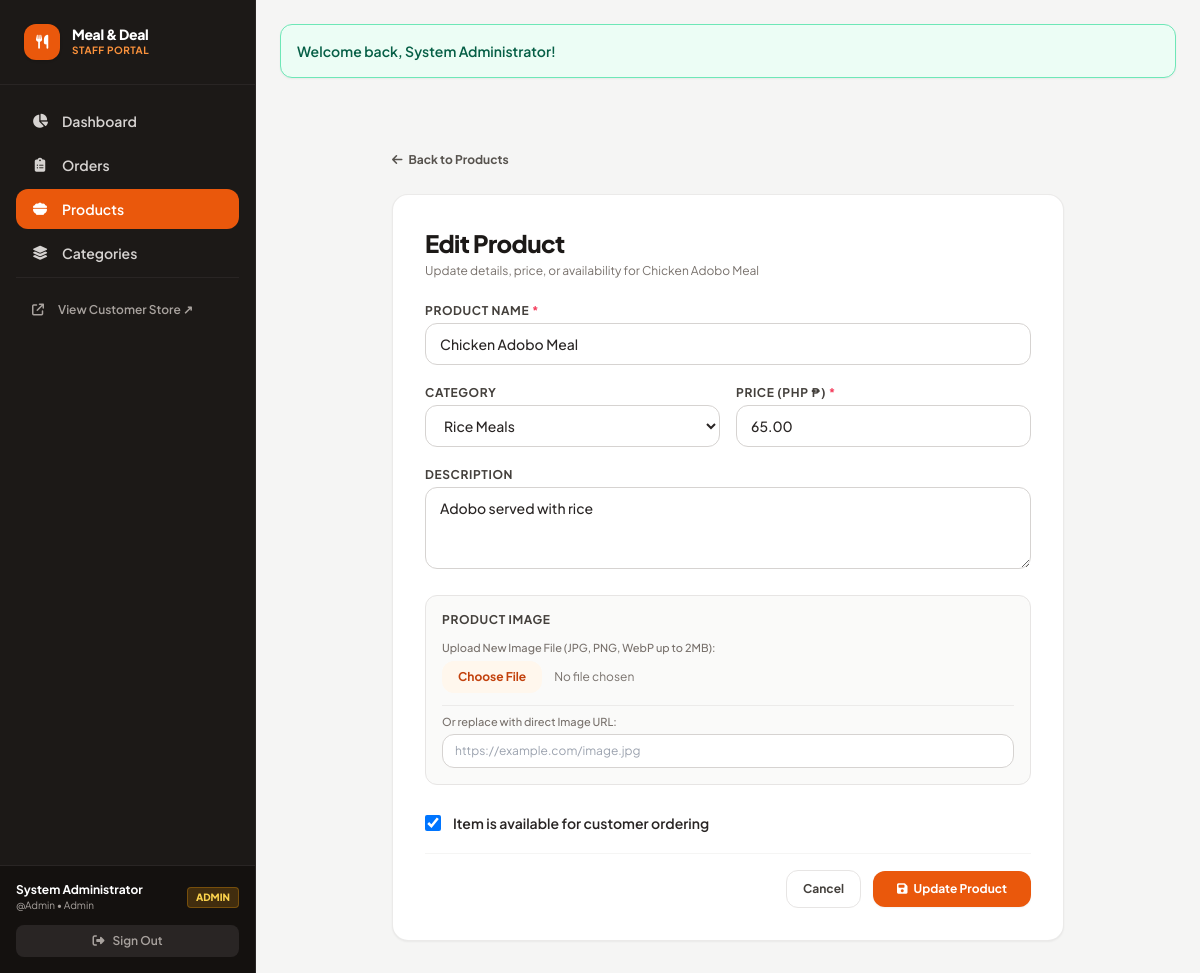
Page /admin/products/1/edit (signed in) on the committed database.
### tables this page shows
CREATE TABLE products (
    id BIGINT UNSIGNED AUTO_INCREMENT PRIMARY KEY,
    category_id BIGINT UNSIGNED NULL,
    name VARCHAR(150) NOT NULL,
    description TEXT NULL,
    price DECIMAL(10, 2) NOT NULL,
    image VARCHAR(255) NULL,
    is_available TINYINT(1) NOT NULL DEFAULT 1,
    created_at TIMESTAMP DEFAULT CURRENT_TIMESTAMP,
    updated_at TIMESTAMP DEFAULT CURRENT_TIMESTAMP
        ON UPDATE CURRENT_TIMESTAMP,

    CONSTRAINT fk_products_category
        FOREIGN KEY (category_id)
        REFERENCES categories(id)
        ON DELETE SET NULL,

    CONSTRAINT chk_products_price CHECK (price >= 0),

    INDEX idx_products_available (is_available),
    INDEX idx_products_category (category_id)
);

CREATE TABLE categories (
    id BIGINT UNSIGNED AUTO_INCREMENT PRIMARY KEY,
    name VARCHAR(100) NOT NULL UNIQUE,
    description TEXT NULL,
    created_at TIMESTAMP DEFAULT CURRENT_TIMESTAMP,
    updated_at TIMESTAMP DEFAULT CURRENT_TIMESTAMP
        ON UPDATE CURRENT_TIMESTAMP
);

### app/Core/Controller.php (called while the page is built, shortened)
<?php
class Controller
{
    protected function render(string $view, array $data = [], ?string $layout = 'layouts/main'): void
    {
        View::render($view, $data, $layout);
    }
}

### app/Controllers/Admin/ProductController.php (called while the page is built, shortened)
<?php
class ProductController extends Controller
{
    public function edit(string $id): void
    {
        $product = Product::find((int) $id);
        $categories = Category::all();
        $this->render('admin/products/edit', [
            'title' => 'Edit ' . $product['name'],
            'product' => $product,
            'categories' => $categories,
        ], 'layouts/admin');
    }
}

### public/index.php (called while the page is built, shortened)
<?php
require_once dirname(__DIR__) . '/app/Core/helpers.php';
$router = new Router();
$router->dispatch(
    $_SERVER['REQUEST_METHOD'],
    $_SERVER['REQUEST_URI']
);

### app/Models/Product.php (called while the page is built, shortened)
<?php
class Product
{
    public static function find(int|string $id): ?array
    {
        $pdo = Database::connection();
        $stmt = $pdo->prepare('
            SELECT p.*, c.name AS category_name
            FROM products p
            LEFT JOIN categories c ON c.id = p.category_id
            WHERE p.id = :id
            LIMIT 1
        ');
        $stmt->execute(['id' => $id]);
        $product = $stmt->fetch();
        return $product ?: null;
    }
}

### app/Core/helpers.php (called while the page is built, shortened)
<?php
if (!function_exists('e')) {
    function e(?string $value): string
    {
        return htmlspecialchars((string) $value, ENT_QUOTES, 'UTF-8');
    }
}

### app/Models/Category.php (called while the page is built, shortened)
<?php
class Category
{
    public static function all(): array
    {
        $pdo = Database::connection();
        $stmt = $pdo->query('
            SELECT c.*, COUNT(p.id) AS products_count
            FROM categories c
            LEFT JOIN products p ON p.category_id = c.id
            GROUP BY c.id
            ORDER BY c.name ASC
        ');
        return $stmt->fetchAll();
    }
}

### app/Views/admin/products/edit.php (the view, shortened to what this page needs)
<div class="max-w-2xl mx-auto space-y-6">
    <a href="/admin/products" class="inline-flex items-center gap-1.5 text-xs font-bold text-stone-600 hover:text-orange-600 transition">
        <i class="fa-solid fa-arrow-left"></i>
        <span>Back to Products</span>
    </a>
    <div class="bg-white rounded-2xl border border-stone-200/80 shadow-sm p-6 sm:p-8 space-y-6">
        <div>
            <h1 class="text-xl sm:text-2xl font-extrabold text-stone-900 tracking-tight">Edit Product</h1>
            <p class="text-xs text-stone-500 mt-1">Update details, price, or availability for <?= e($product['name']) ?></p>
        </div>
        <form action="/admin/products/<?= (int)$product['id'] ?>/update" method="POST" enctype="multipart/form-data" class="space-y-5">
            <div>
                <label for="name" class="block text-xs font-bold uppercase tracking-wider text-stone-700 mb-1">
                    Product Name <span class="text-rose-500">*</span>
                </label>
                <input
                    type="text"
                    id="name"
                    name="name"
                    required
                    value="<?= e($product['name']) ?>"
                    class="w-full px-3.5 py-2.5 rounded-xl border border-stone-300 focus:outline-none focus:ring-2 focus:ring-orange-500 text-sm font-medium"
                >
            </div>
            <div class="grid grid-cols-1 sm:grid-cols-2 gap-4">
                <div>
                    <label for="category_id" class="block text-xs font-bold uppercase tracking-wider text-stone-700 mb-1">
                        Category
                    </label>
                    <select
                        id="category_id"
                        name="category_id"
                        class="w-full px-3.5 py-2.5 rounded-xl border border-stone-300 focus:outline-none focus:ring-2 focus:ring-orange-500 text-sm font-medium bg-white"
                    >
                        <?php foreach ($categories as $cat): ?>
                            <option value="<?= (int)$cat['id'] ?>" <?= ((int)$product['category_id'] === (int)$cat['id']) ? 'selected' : '' ?>>
                                <?= e($cat['name']) ?>
                            </option>
                        <?php endforeach; ?>
                    </select>
                </div>
                <div>
                    <label for="price" class="block text-xs font-bold uppercase tracking-wider text-stone-700 mb-1">
                        Price (PHP ₱) <span class="text-rose-500">*</span>
                    </label>
                    <input
                        type="number"
                        id="price"
                        name="price"
                        required
                        step="0.01"
                        min="0"
                        value="<?= htmlspecialchars(number_format((float)$product['price'], 2, '.', '')) ?>"
                        class="w-full px-3.5 py-2.5 rounded-xl border border-stone-300 focus:outline-none focus:ring-2 focus:ring-orange-500 text-sm font-medium"
                    >
                </div>
            </div>
            <div>
                <label for="description" class="block text-xs font-bold uppercase tracking-wider text-stone-700 mb-1">
                    Description
                </label>
                <textarea
                    id="description"
                    name="description"
                    rows="3"
                    class="w-full px-3.5 py-2.5 rounded-xl border border-stone-300 focus:outline-none focus:ring-2 focus:ring-orange-500 text-sm font-medium"
                ><?= e($product['description'] ?? '') ?></textarea>
            </div>
            <div class="space-y-3 p-4 bg-stone-50 rounded-xl border border-stone-200">
                <label class="block text-xs font-bold uppercase tracking-wider text-stone-700">
                    Product Image
                </label>
                <div>
                    <label for="image" class="block text-[11px] font-medium text-stone-500 mb-1">Upload New Image File (JPG, PNG, WebP up to 2MB):</label>
                    <input
                        type="file"
                        id="image"
                        name="image"
                        accept="image/png, image/jpeg, image/webp"
                        class="block w-full text-xs text-stone-500 file:mr-3 file:py-2 file:px-4 file:rounded-xl file:border-0 file:text-xs file:font-bold file:bg-orange-50 file:text-orange-700 hover:file:bg-orange-100"
                    >
                </div>
                <div class="pt-2 border-t border-stone-200/70">
                    <label for="image_url" class="block text-[11px] font-medium text-stone-500 mb-1">Or replace with direct Image URL:</label>
                    <input
                        type="text"
                        id="image_url"
                        name="image_url"
                        value="<?= (!empty($product['image']) && str_starts_with($product['image'], 'http')) ? e($product['image']) : '' ?>"
                        placeholder="https://example.com/image.jpg"
                        class="w-full px-3 py-2 rounded-xl border border-stone-300 text-xs bg-white"
                    >
                </div>
            </div>
            <div class="flex items-center gap-3 pt-2">
                <input
                    type="checkbox"
                    id="is_available"
                    name="is_available"
                    value="1"
                    <?= ((int)$product['is_available'] === 1) ? 'checked' : '' ?>
                    class="w-4 h-4 text-orange-600 rounded border-stone-300 focus:ring-orange-500"
                >
                <label for="is_available" class="text-sm font-semibold text-stone-800">
                    Item is available for customer ordering
                </label>
            </div>
            <div class="pt-4 border-t border-stone-100 flex items-center justify-end gap-3">
                <a href="/admin/products" class="px-4 py-2.5 rounded-xl border border-stone-200 hover:bg-stone-50 text-stone-700 text-xs font-bold transition">
                    Cancel
                </a>
                <button
                    type="submit"
                    class="inline-flex items-center gap-1.5 px-6 py-2.5 rounded-xl bg-orange-600 hover:bg-orange-700 text-white font-bold text-xs shadow-sm hover:shadow transition"
                >
                    <i class="fa-solid fa-floppy-disk text-xs"></i>
                    <span>Update Product</span>
                </button>
            </div>
        </form>
    </div>
</div>

### app/Core/Router.php (shortened to what this page needs)
<?php
class Router
{
    private array $routes = [];
    private function add(
        string $method,
        string $path,
        array $handler
    ): void {
        $path = $this->normalizePath($path);
        $this->routes[] = [
            'method' => $method,
            'path' => $path,
            'handler' => $handler,
        ];
    }
    private function normalizePath(string $path): string
    {
        $path = '/' . trim($path, '/');
        return $path === '' ? '/' : $path;
    }
    public function dispatch(string $method, string $uri): void
    {
        $path = parse_url($uri, PHP_URL_PATH);
        $path = $this->normalizePath($path);
        foreach ($this->routes as $route) {
            $params = $this->matchPath($route['path'], $path);
            if ($params === null) {
                continue;
            }
            [$controllerClass, $action] = $route['handler'];
            $controller = new $controllerClass();
            $controller->$action(...array_values($params));
            return;
        }
    }
    private function matchPath(
        string $routePath,
        string $requestPath
    ): ?array {
        $segments = explode('/', trim($routePath, '/'));
        $regexSegments = [];
        foreach ($segments as $segment) {
            if (
                preg_match(
                    '/^\{([a-zA-Z_][a-zA-Z0-9_]*)\}$/',
                    $segment,
                    $matches
                )
            ) {
                $regexSegments[] =
                    '(?P<' . $matches[1] . '>[^/]+)';
            } else {
                $regexSegments[] = preg_quote($segment, '#');
            }
        }
        $pattern = '#^/' . implode('/', $regexSegments) . '/?$#';
        if (!preg_match($pattern, $requestPath, $matches)) {
            return null;
        }
        $params = [];
        foreach ($segments as $segment) {
            if (
                preg_match(
                    '/^\{([a-zA-Z_][a-zA-Z0-9_]*)\}$/',
                    $segment,
                    $name
                )
            ) {
                $params[] = rawurldecode($matches[$name[1]]);
            }
        }
        return $params;
    }
}

### app/Views/layouts/admin.php (style rules this page uses)
body { font-family: 'Plus Jakarta Sans', sans-serif; }

### rows in the picture
products: name "Chicken Adobo Meal", category_id "Rice Meals", price "65.00", description "Adobo served with rice", is_available "☑"

### other values in the picture
$msg "Welcome back, System Administrator!"
